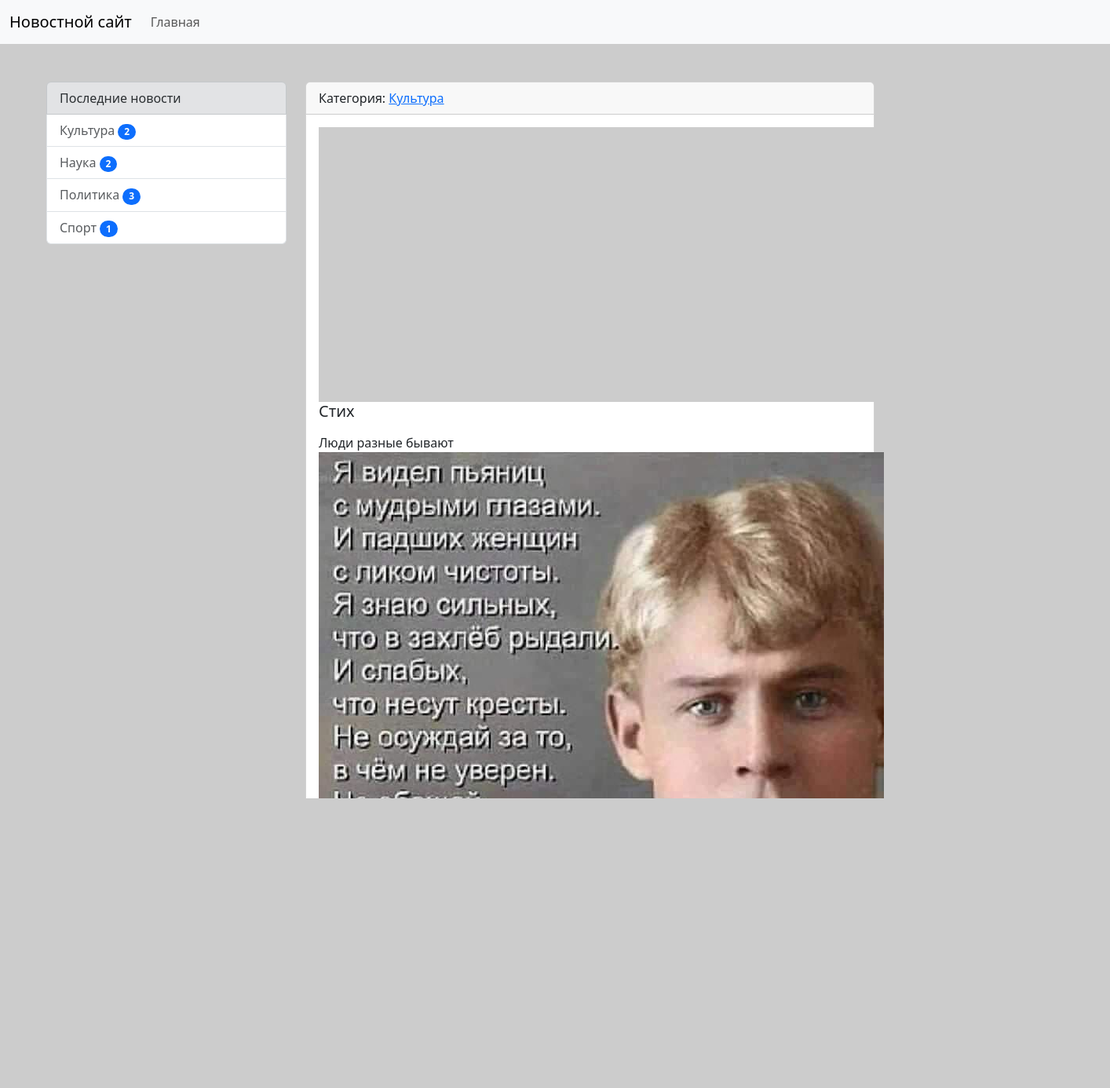
Screenshot of /news/news/10/ with the database file from the repository.
### news/models.py (models this page shows, shortened)
class Category(models.Model):
    title = models.CharField(max_length=150, db_index=True, verbose_name='Наименование категории')
    def get_absolute_url(self):
        return reverse('category', kwargs={'pk': self.pk})
    class Meta:
        verbose_name = 'Категория'
        verbose_name_plural = 'Категории'
        ordering = ['title']
    def __str__(self):
        return self.title

class News(models.Model):
    title = models.CharField(max_length=150, verbose_name='Наименование')
    content = models.TextField(blank=True, verbose_name= 'Контент')
    created_at = models.DateTimeField(auto_now_add=True, verbose_name='Дата публикации')
    updated_at = models.DateTimeField(auto_now=True, verbose_name='Обновлено')
    photo = models.ImageField(upload_to='photos/%Y/%m/%d', verbose_name='Фото', blank=True)
    is_published = models.BooleanField(default=True, verbose_name='Опубликовано')
    category = models.ForeignKey(Category, on_delete=models.PROTECT, null=True, verbose_name='Категория', related_name='get_news')
    views = models.IntegerField(default=0)
    class Meta:
        verbose_name = 'Новость'
        verbose_name_plural = 'Новости'
        ordering = ['created_at']

### news/views.py (the view)
# urls.py: path('news/<int:pk>/', View_News.as_view(), name='view_news'),
class View_News(DetailView):
    model = News
    context_object_name = 'news_item'

### news/templatetags/news_tags.py (called while the page is built)
@register.inclusion_tag('news/list_categories.html')
def show_categories(arg1='Последние', arg2='новости'):
  categories = Category.objects.all()
  categories = Category.objects.annotate(cnt=Count('get_news')).filter(cnt__gt=0)
  return {"categories": categories, "arg1": arg1, "arg2": arg2}

### news/templates/news/news_detail.html (shortened to what this page needs)
{% extends 'base.html' %}
{% block sidebar %}
    {% include 'inc/_sidebar.html' %}
{% endblock %}
{% block content %}
<div class="col-md-9">
    <div class="card mb-3">
        <div class="card-header">
            Категория:
            <a href="{{ news_item.category.get_absolute_url }}">
                {{ news_item.category }}
            </a>
        </div>
        <div class="card-body">
            <div class="media">
                {% if news_item.photo %}
                    <img src="{{ news_item.photo.url }}" alt="" width="350" class="mr-3">
                {% else %}
                    <img src="https://picsum.photos/id/1060/350/235/?blur=2" alt="" class="mr-3">
                {% endif %}
                <div class="media-body">
                    <h5 class="card-title">{{ news_item.title }}</h5>
                    <p class="card-text">
                        {{ news_item.content|safe|linebreaks }}
                    </p>
                </div>
            </div>
        </div>
        <div class="card-footer text-muted">
        </div>
    </div>
</div>
{% endblock %}

### news/templates/news/list_categories.html
<div class="list-group">
    <div class="list-group-item list-group-item-secondary">{{ arg1 }} {{ arg2 }}</div>
    {% for item in categories %}
    <a href="{{ item.get_absolute_url }}" class="list-group-item list-group-item-action">{{ item.title }}
        <span class="badge bg-primary rounded-pill">{{item.cnt}}</span>
    </a>
    {% endfor %}
</div>

### static/style/style.css (style rules this page uses)
body { background-color: #ccc; }

### rows the page displays
Category: title "Культура", cnt "2"
Category: title "Наука", cnt "2"
Category: title "Политика", cnt "3"
Category: title "Спорт", cnt "1"
News: category "Культура", title "Стих", content "Люди разные бывают", content (picture)

### other values shown
{{ arg1 }} "Последние"
{{ arg2 }} "новости"
